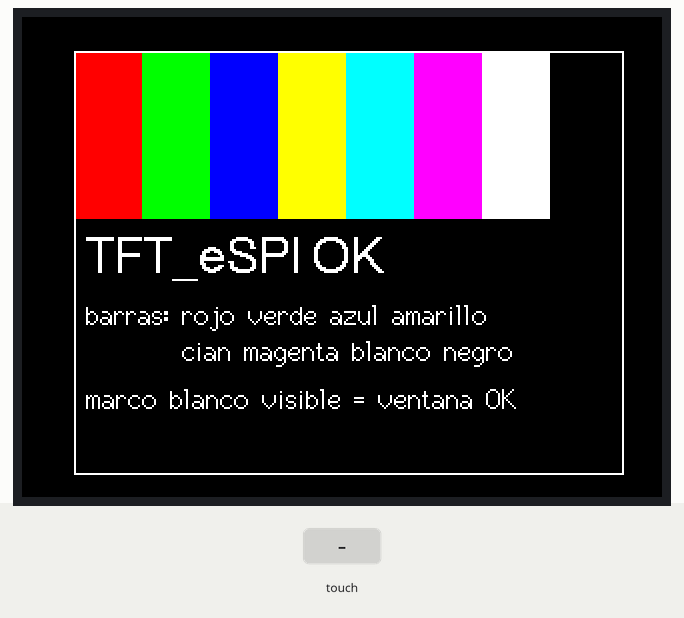
The program below on a simulated ESP32. Shown: 320×240 colour display. The test bench sets the inputs (shaded band). What the program prints to the serial monitor is not drawn.

Above: at 0.6 s.
At 3.8 s:
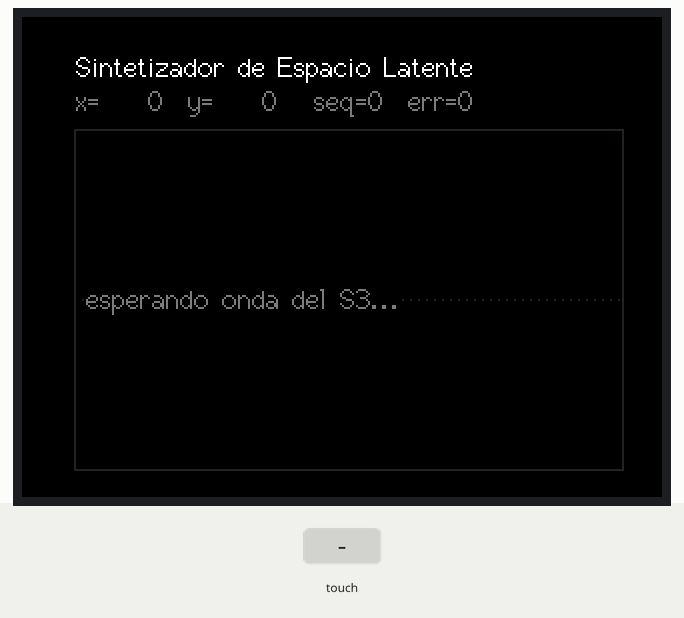
3.9 s: touch panel pressed at 13 % / 30 % of its raw x / y range
At 4.6 s:
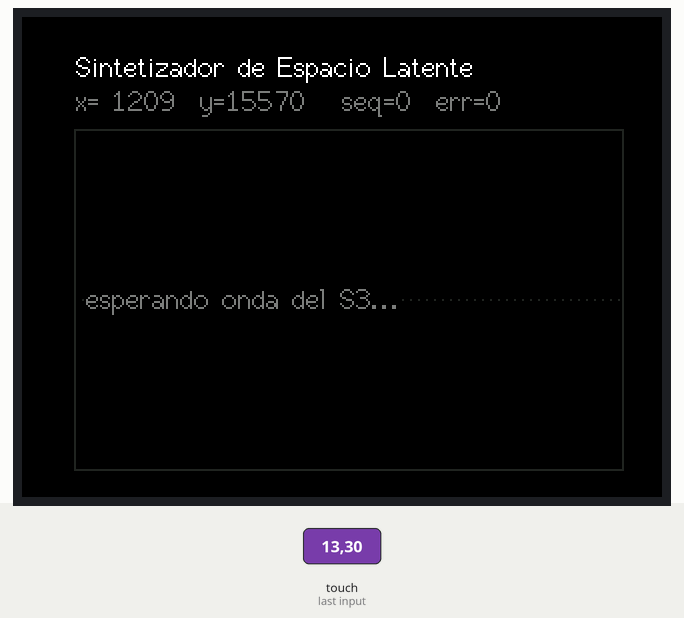
5.4 s: touch panel pressed at 38 % / 30 % of its raw x / y range
At 6.8 s:
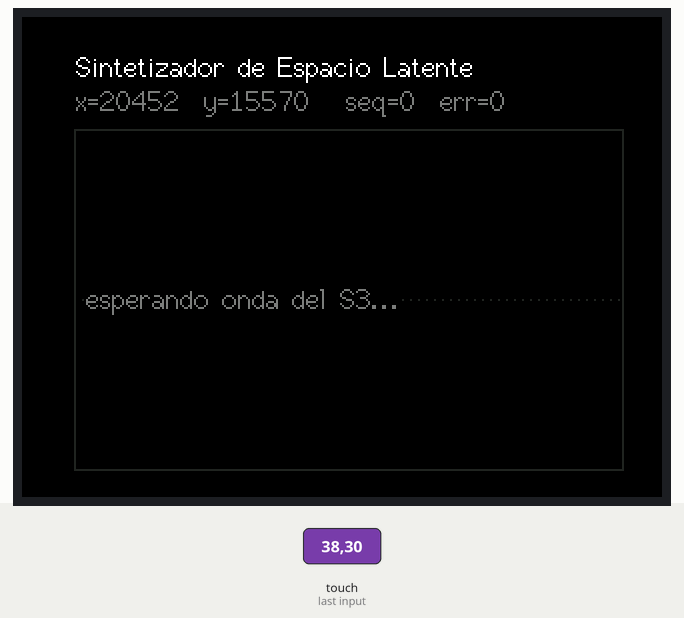
Timing chart, 0 to 8.4 s (numbered marks = the images above; inputs shaded):
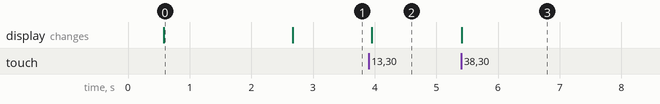

Measured:
- after the input at 3.9 s, the display: changes after 0.05 s (image 2)
- after the input at 5.4 s, the display: changes at once (image 3)
- what the display in image 0 shows lasts 2.1 s, from 0.6 s to 2.7 s

The program:

main.cpp
```cpp
// main.cpp - CYD (ESP32-2432S028R): lee el tactil y dibuja la onda.
//
// Dos cosas a la vez, sobre el mismo UART full-duplex:
//   TX (IO22, 460800) -> coordenada tactil (x,y) al S3, trama de 6 bytes.
//   RX (IO35, 460800) <- onda diezmada que devuelve el S3, y se PINTA.
//
// IO35 es input-only, por eso es el pin correcto para RX. Los dos extremos del
// enlace tienen que ir a la misma velocidad: si se cambia aqui, hay que cambiar
// CYD_UART_BAUD en el main.cpp del S3.
//
// Lo que llega del S3 es dato de DISPLAY, no de audio: 256 puntos int8 para
// dibujar. La wavetable real (1024 muestras Q15) va del S3 al Daisy por SPI.
//
// Validacion por pasos:
//   1) Solo la CYD, sin el S3: al arrancar sale el patron de prueba de colores.
//      Si la pantalla se queda negra, mira la retroiluminacion (IO21).
//   2) Con el S3: DESLIZA el dedo por la pantalla (no des toques sueltos), que
//      solo se envia coordenada si el dedo se mueve mas de MOVE_THRESHOLD.

#include <Arduino.h>
#include <SPI.h>
#include <TFT_eSPI.h>
#include <XPT2046_Touchscreen.h>

// --- Pines del tactil XPT2046 (FIJOS en la ESP32-2432S028R, del esquematico) --
#define TOUCH_CLK   25
#define TOUCH_CS    33
#define TOUCH_MOSI  32   // DIN
#define TOUCH_MISO  39   // DOUT (input-only, correcto para MISO)
#define TOUCH_IRQ   36   // (input-only, correcto para IRQ)

// --- UART con el S3 (los dos pines salen por el cabezal "Expansion IO1") ------
#define UART_TX_PIN   22        // hacia el S3 (entra por su GPIO18)
#define UART_RX_PIN   35        // desde el S3 (sale de su GPIO17); input-only
#define UART_BAUD     460800

// --- Retroiluminacion --------------------------------------------------------
// TFT_eSPI ya la enciende en init() porque TFT_BL esta definido, pero se hace
// tambien a mano y lo primero de todo: si algo falla mas adelante, al menos se
// ve que la placa arranca, en vez de una pantalla negra indistinguible de un
// cuelgue.
#define TFT_BL_PIN  21

// --- Trama del canal de vuelta (ver firmware/esp32_control/src/wave_sender.h) -
//   0x5A | seq_hi | seq_lo | 256 x int8 | XOR de los bytes 1..258
#define WAVE_HEADER 0x5A
#define WAVE_POINTS 256

// --- Calibracion del tactil (valores CRUDOS del ADC del XPT2046) -------------
//
// La CYD va montada girada 180 grados en el panel (USB-C lejos del OLED), por
// eso pantalla y tactil usan setRotation(3). La libreria XPT2046_Touchscreen
// aplica la rotacion (case 3: xraw = 4095 - x, yraw = 4095 - y), asi que la
// calibracion del panel completo con rotacion 1 (X 133..3947, Y 193..3897)
// queda espejada: X 148..3962, Y 198..3902.
//
// Medido en banco con la placa YA MONTADA en la carcasa, tocando las cuatro
// esquinas del hueco visible del panel:
//
//        sup. izq. (480, 480)          sup. der. (3730, 250)
//        inf. izq. (480,3730)          inf. der. (3730,3730)
//
// Hay DOS ventanas, y a proposito no son la misma:
//
//   VISIBLE (450..3730)  lo que asoma por el hueco del panel. Solo se usa para
//                        calcular el area de DIBUJO (VIS_* mas abajo).
//
//   CAPTURA (600..3580)  la que decide que toques valen. 150 cuentas (~2,5 mm)
//                        mas estrecha por cada lado: el labio impreso apoya
//                        sobre el cristal en todo el perimetro y genera
//                        pulsaciones fantasma pegadas al borde (una que se
//                        colaba daba crudo (3714, 643), a 16 cuentas del limite).
//
// No hay ajuste fino por esquina: el tactil esta un pelo girado respecto al
// hueco y un mapeo rectangular no puede corregir un giro.
//
// OJO: es la ventana de CAPTURA la que se mapea a 0..65535, no la visible. Asi
// el espacio latente se alcanza entero; lo que se pierde son ~2,5 mm de
// recorrido del dedo por lado, no rango de timbre.
int TS_MINX = 600,  TS_MAXX = 3580;    // ventana de CAPTURA, para el tactil
int TS_MINY = 600,  TS_MAXY = 3580;

// SPI dedicado para el tactil: sus pines NO son los de la pantalla. La pantalla
// va por HSPI (ver USE_HSPI_PORT en platformio.ini) y el tactil por VSPI: son
// dos buses distintos y por eso pueden convivir sin estorbarse.
SPIClass touchSPI(VSPI);
XPT2046_Touchscreen ts(TOUCH_CS, TOUCH_IRQ);
TFT_eSPI tft = TFT_eSPI();

// --- Geometria de la pantalla (rotacion 1 = apaisado, 320x240) ---------------
static const int SCR_W    = 320;
static const int SCR_H    = 240;

// --- Area VISIBLE por la ventana del panel, en pixeles -----------------------
// El panel impreso tapa un borde del cristal, asi que pintar de 0 a 320 deja
// parte de la interfaz debajo del plastico. Estos cuatro numeros salen de pasar
// la ventana VISIBLE a pixeles (450..3730 en crudo, NO la de captura), con el
// panel COMPLETO en 148..3962 (X) y 198..3902 (Y), mas 1 px de margen:
//
//   x0 = (450-148)/(3962-148) * 320 =  25      y0 = (450-198)/(3902-198) * 240 = 16
//   x1 = (3730-148)/(3962-148)* 320 = 300      y1 = (3730-198)/(3902-198)* 240 = 229
static const int VIS_X0 = 26;
static const int VIS_X1 = 301;
static const int VIS_Y0 = 17;
static const int VIS_Y1 = 229;
static const int VIS_W  = VIS_X1 - VIS_X0;
static const int VIS_H  = VIS_Y1 - VIS_Y0;

// Reparto vertical dentro del area visible (VIS_Y0 = 17):
//   17..33  titulo (fuente 2, 16 px de alto)
//   33..51  banda de estado x=/y=/seq/err
//   56..227 recuadro de la onda  ->  PLOT_TOP-3 = 56, y 5 px de aire tras la
//                                    banda de estado para que no se toquen.
static const int PLOT_TOP = VIS_Y0 + 42;                     // 59
static const int PLOT_BOT = VIS_Y1 - 5;                      // 224
static const int PLOT_CY  = (PLOT_TOP + PLOT_BOT) / 2;       // eje 0 de la onda
static const int PLOT_AMP = (PLOT_BOT - PLOT_TOP) / 2 - 4;   // media altura util

#define COLOR_BG    TFT_BLACK
#define COLOR_GRID  0x2124      // gris muy oscuro: se ve, pero no compite
#define COLOR_WAVE  TFT_CYAN
#define COLOR_TEXT  TFT_WHITE
#define COLOR_DIM   0x7BEF

// --- Estado ------------------------------------------------------------------
uint16_t x_prev = 0, y_prev = 0;    // ultima coordenada ENVIADA (para el umbral)
uint16_t x_last = 0, y_last = 0;    // la misma, para mostrarla en pantalla
const long MOVE_THRESHOLD = 300;    // en unidades 0..65535; evita saturar el UART
const unsigned long TOUCH_PERIOD_MS = 50;   // ~20 Hz, sobrado para un dedo

static int8_t   s_wave[WAVE_POINTS];
static bool     s_have_wave = false;
static uint16_t s_wave_seq  = 0;
static uint32_t s_frames    = 0;    // tramas buenas recibidas
static uint32_t s_bad       = 0;    // tramas descartadas por checksum

static int16_t s_prev_y[WAVE_POINTS];
static bool    s_have_prev = false;

// ============================ UART: envio ====================================

// Trama de 6 bytes: 0xA5, x_hi, x_lo, y_hi, y_lo, checksum(XOR de 1..4)
static void send_coord(uint16_t x, uint16_t y)
{
    uint8_t xh = x >> 8, xl = x & 0xFF;
    uint8_t yh = y >> 8, yl = y & 0xFF;
    uint8_t chk = xh ^ xl ^ yh ^ yl;
    uint8_t frame[6] = { 0xA5, xh, xl, yh, yl, chk };
    Serial1.write(frame, 6);
}

// ========================= UART: recepcion de la onda ========================

// Maquina de estados equivalente a la del S3: se resincroniza buscando 0x5A, de
// modo que un byte perdido no descuadra el flujo para siempre. Un 0x5A dentro
// del payload no confunde nada, porque a partir de la cabecera la trama es de
// longitud fija; y si se desincroniza, esa trama cae por checksum y la
// siguiente reengancha.
static bool wave_rx_poll()
{
    static uint8_t state = 0, chk = 0, seq_hi = 0, seq_lo = 0;
    static int     idx = 0;
    static int8_t  buf[WAVE_POINTS];
    bool got = false;

    while (Serial1.available()) {
        uint8_t b = (uint8_t)Serial1.read();
        switch (state) {
            case 0:  if (b == WAVE_HEADER) { chk = 0; state = 1; } break;
            case 1:  seq_hi = b; chk ^= b; state = 2; break;
            case 2:  seq_lo = b; chk ^= b; idx = 0; state = 3; break;
            case 3:
                buf[idx++] = (int8_t)b;
                chk ^= b;
                if (idx >= WAVE_POINTS) state = 4;
                break;
            case 4:
                state = 0;
                if (chk == b) {
                    memcpy(s_wave, buf, sizeof(buf));
                    s_wave_seq  = ((uint16_t)seq_hi << 8) | seq_lo;
                    s_have_wave = true;
                    s_frames++;
                    got = true;
                } else {
                    s_bad++;
                }
                break;
        }
    }
    return got;
}

// ================================ Pantalla ===================================

static inline int x_of(int i) { return VIS_X0 + (i * (VIS_W - 1)) / (WAVE_POINTS - 1); }
static inline int y_of(int8_t v) { return PLOT_CY - ((int)v * PLOT_AMP) / 128; }

// Patron de prueba de arranque: valida driver, orientacion y colores antes de
// que haya nada que pintar. Barras de izquierda a derecha, en este orden.
static void draw_test_pattern()
{
    const uint16_t bars[8] = { TFT_RED, TFT_GREEN, TFT_BLUE, TFT_YELLOW,
                               TFT_CYAN, TFT_MAGENTA, TFT_WHITE, TFT_BLACK };
    // Todo dentro del area visible: si el marco blanco se ve entero por los
    // cuatro lados, la ventana del panel y estas constantes cuadran.
    const int barw = VIS_W / 8;
    for (int i = 0; i < 8; ++i)
        tft.fillRect(VIS_X0 + i * barw, VIS_Y0, barw, 84, bars[i]);
    tft.drawRect(VIS_X0, VIS_Y0, VIS_W, VIS_H, TFT_WHITE);

    tft.setTextColor(TFT_WHITE, TFT_BLACK);
    tft.drawString("TFT_eSPI OK", VIS_X0 + 6, VIS_Y0 + 92, 4);
    tft.drawString("barras: rojo verde azul amarillo", VIS_X0 + 6, VIS_Y0 + 124, 2);
    tft.drawString("        cian magenta blanco negro", VIS_X0 + 6, VIS_Y0 + 142, 2);
    tft.drawString("marco blanco visible = ventana OK", VIS_X0 + 6, VIS_Y0 + 166, 2);
}

// Marco fijo: se pinta una vez y ya no se toca.
static void draw_ui_frame()
{
    tft.fillScreen(COLOR_BG);
    tft.setTextColor(COLOR_TEXT, COLOR_BG);
    tft.drawString("Sintetizador de Espacio Latente", VIS_X0 + 1, VIS_Y0, 2);

    tft.drawRect(VIS_X0, PLOT_TOP - 3, VIS_W, (PLOT_BOT - PLOT_TOP) + 6, COLOR_GRID);
    for (int x = VIS_X0; x < VIS_X1; x += 4) tft.drawPixel(x, PLOT_CY, COLOR_GRID);

    tft.setTextColor(COLOR_DIM, COLOR_BG);
    tft.drawString("esperando onda del S3...", VIS_X0 + 6, PLOT_CY - 8, 2);
    s_have_prev = false;
}

static void draw_status()
{
    tft.fillRect(VIS_X0, VIS_Y0 + 16, VIS_W, 18, COLOR_BG);
    tft.setTextColor(s_have_wave ? TFT_GREEN : COLOR_DIM, COLOR_BG);
    char buf[64];
    snprintf(buf, sizeof(buf), "x=%5u  y=%5u   seq=%u  err=%u",
             x_last, y_last, s_wave_seq, s_bad);
    tft.drawString(buf, VIS_X0 + 1, VIS_Y0 + 17, 2);
}

// Redibuja la onda en dos pasadas: primero se borra entera la anterior y luego
// se pinta la nueva. Repintar el area de golpe con un fillRect daria parpadeo
// con cada trama, y borrar segmento a segmento intercalado con el dibujo se
// comeria trozos de la linea nueva donde las dos se cruzan.
static void draw_wave()
{
    int16_t ny[WAVE_POINTS];
    for (int i = 0; i < WAVE_POINTS; ++i) ny[i] = (int16_t)y_of(s_wave[i]);

    if (s_have_prev) {
        for (int i = 0; i < WAVE_POINTS - 1; ++i) {
            int x0 = x_of(i), x1 = x_of(i + 1);
            tft.drawLine(x0, s_prev_y[i], x1, s_prev_y[i + 1], COLOR_BG);
            // El borrado se lleva por delante los puntos de la linea central.
            for (int x = x0; x <= x1; ++x)
                if ((x & 3) == 0) tft.drawPixel(x, PLOT_CY, COLOR_GRID);
        }
    } else {
        // Primera onda: limpiar el "esperando onda del S3...".
        tft.fillRect(VIS_X0 + 1, PLOT_TOP - 2, VIS_W - 2, (PLOT_BOT - PLOT_TOP) + 4, COLOR_BG);
        for (int x = VIS_X0; x < VIS_X1; x += 4) tft.drawPixel(x, PLOT_CY, COLOR_GRID);
    }

    for (int i = 0; i < WAVE_POINTS - 1; ++i)
        tft.drawLine(x_of(i), ny[i], x_of(i + 1), ny[i + 1], COLOR_WAVE);

    memcpy(s_prev_y, ny, sizeof(ny));
    s_have_prev = true;
}

// ================================== Arranque =================================

void setup()
{
    Serial.begin(115200);             // monitor USB (depuracion)
    delay(300);
    Serial.println();
    Serial.println("=== CYD: tactil -> UART, onda <- UART (bloque A) ===");

    // Retroiluminacion ANTES que nada (ver comentario de TFT_BL_PIN).
    pinMode(TFT_BL_PIN, OUTPUT);
    digitalWrite(TFT_BL_PIN, HIGH);

    tft.init();
    tft.setRotation(3);               // apaisado 320x240, GIRADO 180 (ver calibracion)
    tft.fillScreen(COLOR_BG);
    draw_test_pattern();

    // UART con el S3, en los dos sentidos.
    // El buffer de RX por defecto (256 B) se queda justo por debajo de los 260
    // que ocupa una trama de onda: hay que agrandarlo, y antes del begin().
    Serial1.setRxBufferSize(1024);
    Serial1.begin(UART_BAUD, SERIAL_8N1, UART_RX_PIN, UART_TX_PIN);
    Serial.printf("UART con el S3: RX=IO%d TX=IO%d @%u baud\n",
                  UART_RX_PIN, UART_TX_PIN, UART_BAUD);

    // Tactil en su SPI propio.
    touchSPI.begin(TOUCH_CLK, TOUCH_MISO, TOUCH_MOSI, TOUCH_CS);
    ts.begin(touchSPI);
    ts.setRotation(3);                // MISMO giro que la pantalla, o el dedo va al reves

    delay(2000);                      // tiempo para mirar el patron de prueba
    draw_ui_frame();
    draw_status();

    Serial.println("DESLIZA el dedo (los toques sueltos no llegan al umbral).");
}

void loop()
{
    // 1) Onda de vuelta del S3. Se atiende siempre y lo primero: el parser no
    //    bloquea, y asi el buffer de RX no se llena mientras se lee el tactil.
    if (wave_rx_poll()) {
        draw_wave();
        draw_status();
        Serial.printf("onda seq=%u  (tramas=%u, err=%u)\n",
                      s_wave_seq, s_frames, s_bad);
    }

    // 2) Tactil, a ~20 Hz y sin delay(): un delay aqui dejaria sin atender la
    //    recepcion de la onda justo mientras el dedo se mueve, que es cuando
    //    llegan las tramas.
    static unsigned long t_touch = 0;
    if (millis() - t_touch >= TOUCH_PERIOD_MS) {
        t_touch = millis();

        if (ts.tirqTouched() && ts.touched()) {
            TS_Point p = ts.getPoint();   // p.x, p.y crudos

            // Fuera de la ventana util -> se IGNORA por completo, no se recorta
            // con constrain(): si no, un contacto del plastico de la carcasa se
            // enviaria igual, clavado al borde del espacio latente.
            if (p.x < TS_MINX || p.x > TS_MAXX ||
                p.y < TS_MINY || p.y > TS_MAXY) {
                Serial.printf("crudo=(%4d,%4d)  [fuera de ventana, ignorado]\n",
                              p.x, p.y);
                return;
            }

            // Normaliza a 0..65535 con la calibracion.
            long nx = map(p.x, TS_MINX, TS_MAXX, 0, 65535);
            long ny = map(p.y, TS_MINY, TS_MAXY, 0, 65535);
            nx = constrain(nx, 0, 65535);
            ny = constrain(ny, 0, 65535);

            // Envia solo si el dedo se movio lo suficiente (evita spamear).
            bool sent = false;
            if (labs(nx - (long)x_prev) > MOVE_THRESHOLD ||
                labs(ny - (long)y_prev) > MOVE_THRESHOLD) {
                send_coord((uint16_t)nx, (uint16_t)ny);
                x_prev = (uint16_t)nx;
                y_prev = (uint16_t)ny;
                x_last = (uint16_t)nx;
                y_last = (uint16_t)ny;
                sent = true;
                draw_status();
            }

            Serial.printf("crudo=(%4d,%4d)  norm=(%5ld,%5ld)%s\n",
                          p.x, p.y, nx, ny, sent ? "  [enviado]" : "");
        }
    }
}
```
